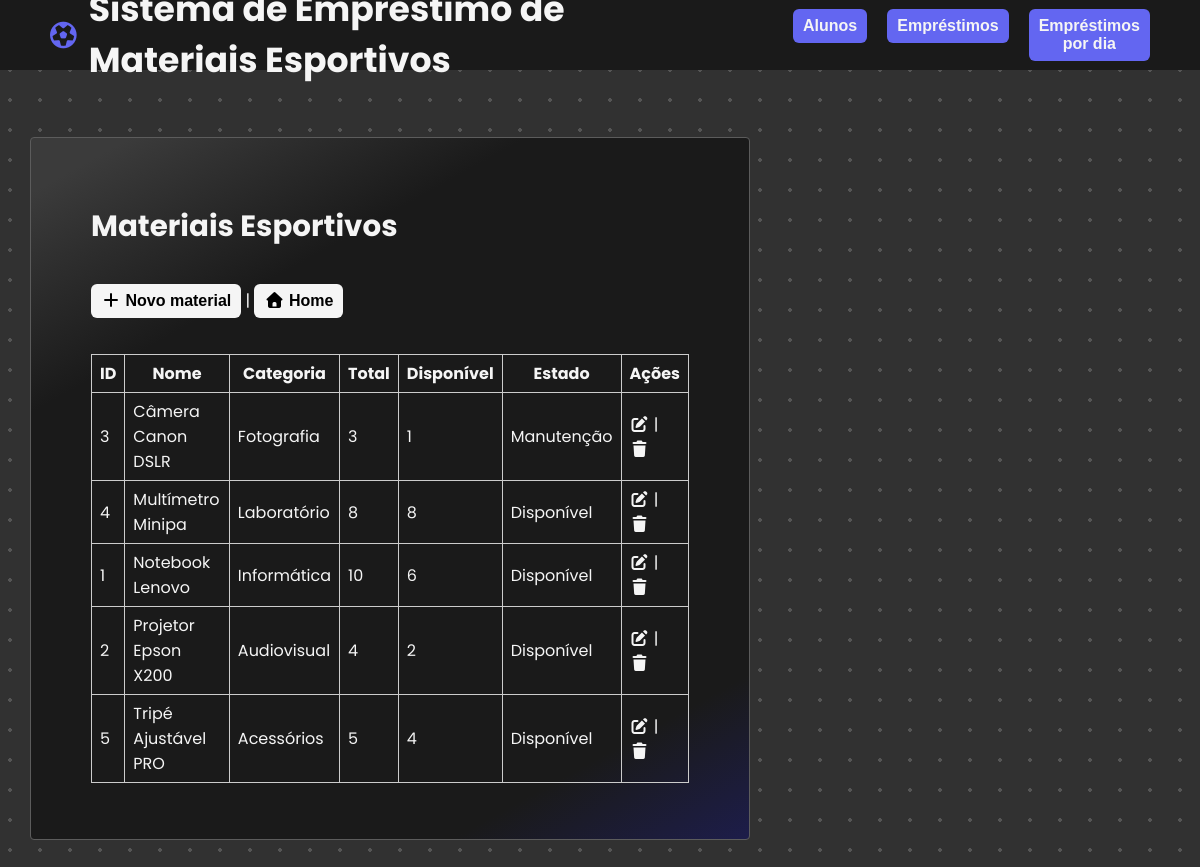
/public/index.php?entidade=material&acao=listar, run on an earlier commit of the app's database.
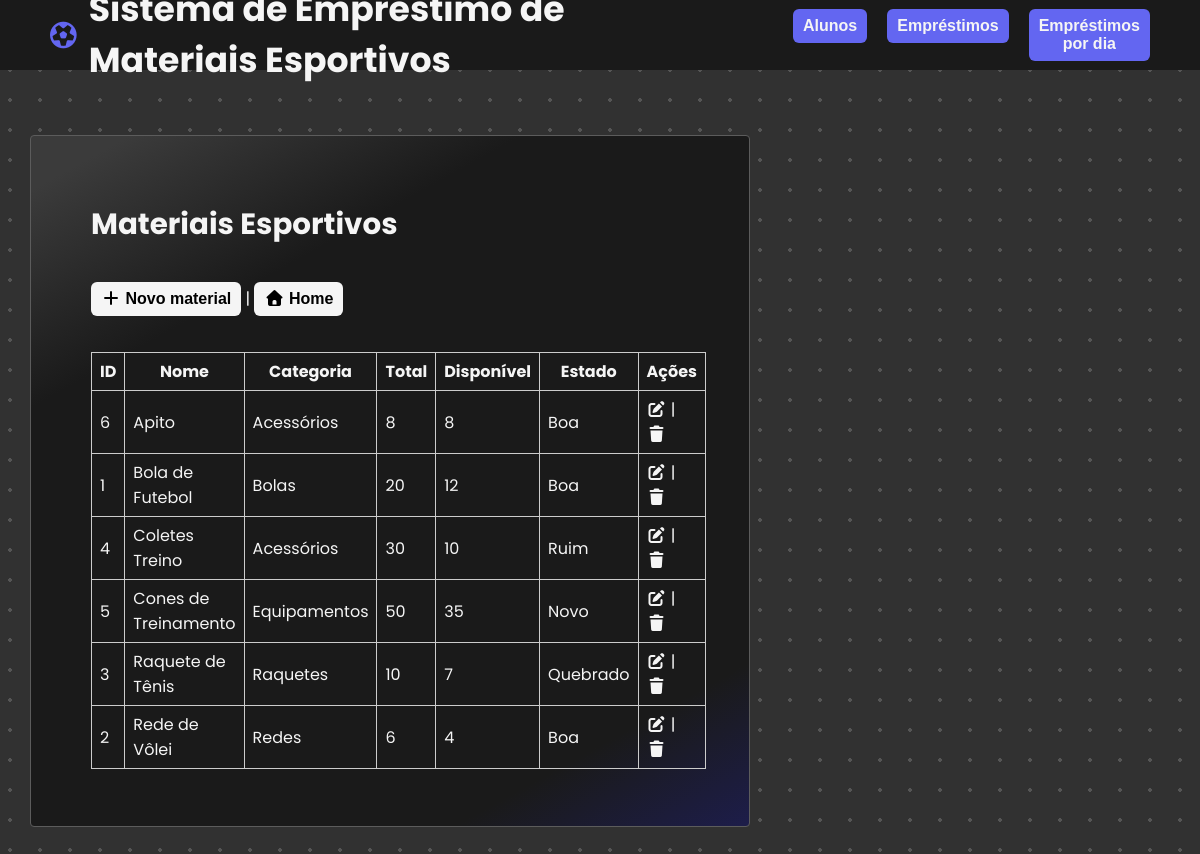
And on a later commit of the database.
### tables this page shows
CREATE TABLE Material (
  id_material INT PRIMARY KEY AUTO_INCREMENT,
  nome VARCHAR(100),
  categoria VARCHAR(50),
  quantidade_total INT,
  quantidade_disp INT,
  estado VARCHAR(20),
  descricao varchar(200)
);

### config/db.php (called while the page is built, shortened)
<?php
function getPDO() {
  $host = '127.0.0.1';
  $db   = 'reservamateriais';
  $user = 'root';
  $pass = '';
  $dsn  = "mysql:host=$host;dbname=$db;charset=utf8";
  try {
    $pdo = new PDO($dsn, $user, $pass);
    $pdo->setAttribute(PDO::ATTR_ERRMODE, PDO::ERRMODE_EXCEPTION);
    $pdo->setAttribute(PDO::ATTR_DEFAULT_FETCH_MODE, PDO::FETCH_ASSOC);
    return $pdo;
  } catch (PDOException $e) {
    die('Erro de conexão: ' . $e->getMessage());
  }
}
function h($s) {
  return htmlspecialchars($s ?? '', ENT_QUOTES, 'UTF-8');
}

### src/dao/materialDAO.php (called while the page is built, shortened)
<?php
require_once __DIR__ . '/../../config/db.php';
class MaterialDAO {
  private $pdo;
  public function __construct() { $this->pdo = getPDO(); }
  public function listarTodos() {
    $stmt = $this->pdo->query("SELECT id_material, nome, categoria, quantidade_total, quantidade_disp, estado
                                FROM Material
                                ORDER BY nome ASC");
    return $stmt->fetchAll();
  }
}

### src/controller/material_listar.php (the view, shortened to what this page needs)
<!DOCTYPE html>
<html lang="en">
<head>
  <link rel="stylesheet" href="assets/style.css">
  <link rel="stylesheet" href="https://cdnjs.cloudflare.com/ajax/libs/font-awesome/7.0.1/css/all.min.css"
 />
</head>
<body>
  <header>
    <div>
      <i class="fa-regular fa-futbol"></i>
      <h1>Sistema de Empréstimo de Materiais Esportivos</h1>
    </div>
    <div>
      <a href="?entidade=aluno&acao=listar"><button type="button">Alunos</button></a>
      <a href="?entidade=emprestimo&acao=listar"><button type="button">Empréstimos</button></a>
      <a href="?entidade=emprestimo&acao=por_dia"><button type="button">Empréstimos por dia</button></a>
    </div>
  </header>
  <section id="corpo">
    <main>
      <?php
      require_once __DIR__ . '/../dao/MaterialDAO.php';
      $dao = new MaterialDAO();
      $materiais = $dao->listarTodos();
      echo '<h2>Materiais Esportivos</h2>';
      echo '<p><a href="?entidade=material&acao=criar"><button type="button" class="opt"> <i class="fa-solid fa-plus"></i> Novo material</button></a> | <a href="/reserva-materiais/public/index.php"><button type="button" class="opt"> <i class="fa-solid fa-house"></i> Home</button></a></p>';
      echo '<table>';
      echo '<tr>
            <th>ID</th>
            <th>Nome</th>
            <th>Categoria</th>
            <th>Total</th>
            <th>Disponível</th>
            <th>Estado</th>
            <th>Ações</th>
          </tr>';
      foreach ($materiais as $m) {
        echo '<tr>';
        echo '<td>' . h($m["id_material"]) . '</td>';
        echo '<td>' . h($m["nome"]) . '</td>';
        echo '<td>' . h($m["categoria"]) . '</td>';
        echo '<td>' . h($m["quantidade_total"]) . '</td>';
        echo '<td>' . h($m["quantidade_disp"]) . '</td>';
        echo '<td>' . h($m["estado"]) . '</td>';
        echo '<td>
                <a href="?entidade=material&acao=editar&id=' . urlencode($m["id_material"]) . '"><i class="fa-solid fa-pen-to-square"></i></a> |
                <a href="?entidade=material&acao=excluir&id=' . urlencode($m["id_material"]) . '" onclick="return confirm(\'Excluir este material?\')"><i class="fa-solid fa-trash"></i></a>
              </td>';
        echo '</tr>';
      }
      echo '</table>';
      ?>
    </main>
  </section>
</body>
</html>

### public/index.php (shortened to what this page needs)
<?php
require_once __DIR__ . '/../config/db.php';
$entidade = isset($_GET['entidade']) ? $_GET['entidade'] : 'home';
$acao = isset($_GET['acao']) ? $_GET['acao'] : 'index';
$arquivo = __DIR__ . '/../src/controller/' . $entidade . '_' . $acao . '.php';
if (file_exists($arquivo)) {
  require $arquivo;
  exit;
}
?>

### public/assets/style.css (style rules this page uses)
* { margin: 0; padding: 0; box-sizing: border-box; }
button { cursor: pointer; }
body { font-family: Arial, sans-serif; font-family: "Poppins", sans-serif; height: 100vh; width: 100vw; color: whitesmoke; background-color: #313131; background-image: radial-gradient(rgba(255, 255, 255, 0.171) 2px, transparent 0); background-size: 30px 30px; background-position: -5px -5px }
header { background-color: #1a1a1a; display: flex; align-items: center; height: 70px; width: 100%; justify-content: space-between; }
header>* { margin: 0 50px; }
header div:first-child { display: flex; align-items: center; gap: 12px; }
header div:last-child { display: flex; gap: 20px; }
h1 { font-size: 26pt; font-weight: 700; }
header i { font-size: 20pt; font-weight: 700; color: #6366F1; }
table { border-collapse: collapse; }
th, td { border: 1px solid #ccc; padding: 6px 8px; }
button[type="button"]:not(.formButton) { font-size: 12pt; font-weight: bold; color: whitesmoke; background-color: #6366F1; border: none; border-radius: 6px; padding: 8px 10px; cursor: pointer; }
#corpo { height: calc(100% - 70px); width: 100%; display: flex; justify-content: center; align-items: center; }
main { background: #3b3b3b; background: linear-gradient(151deg, rgba(59, 59, 59, 1) 5%, rgba(26, 26, 26, 1) 25%, rgba(26, 26, 26, 1) 85%, rgba(29, 29, 74, 1) 100%); border: 1px solid #5c5c5c; border-radius: 4px; height: auto; max-height: 75%; overflow-y: scroll; width: 60%; padding: 30px 60px; margin: 0 420px 100px 0; }
main>* { margin: 36px 0; }
h2 { font-size: 22pt; }
.opt { background-color: whitesmoke !important; color: black !important; }
a > i, a:visited > i { color: whitesmoke; text-decoration: none; }

What changed in the data, as far as the page shows it:
added material: id_material "6", nome "Apito", categoria "Acessórios", quantidade_total "8", quantidade_disp "8", estado "Boa"
changed material id 1: nome "Notebook Lenovo" → "Bola de Futebol"; categoria "Informática" → "Bolas"; quantidade_total "10" → "20"; quantidade_disp "6" → "12"; estado "Disponível" → "Boa"; moves up the list
changed material id 4: nome "Multímetro Minipa" → "Coletes Treino"; categoria "Laboratório" → "Acessórios"; quantidade_total "8" → "30"; quantidade_disp "8" → "10"; estado "Disponível" → "Ruim"; moves down the list
changed material id 5: nome "Tripé Ajustável PRO" → "Cones de Treinamento"; categoria "Acessórios" → "Equipamentos"; quantidade_total "5" → "50"; quantidade_disp "4" → "35"; estado "Disponível" → "Novo"; moves up the list
changed material id 3: nome "Câmera Canon DSLR" → "Raquete de Tênis"; categoria "Fotografia" → "Raquetes"; quantidade_total "3" → "10"; quantidade_disp "1" → "7"; estado "Manutenção" → "Quebrado"
changed material id 2: nome "Projetor Epson X200" → "Rede de Vôlei"; categoria "Audiovisual" → "Redes"; quantidade_total "4" → "6"; quantidade_disp "2" → "4"; estado "Disponível" → "Boa"
